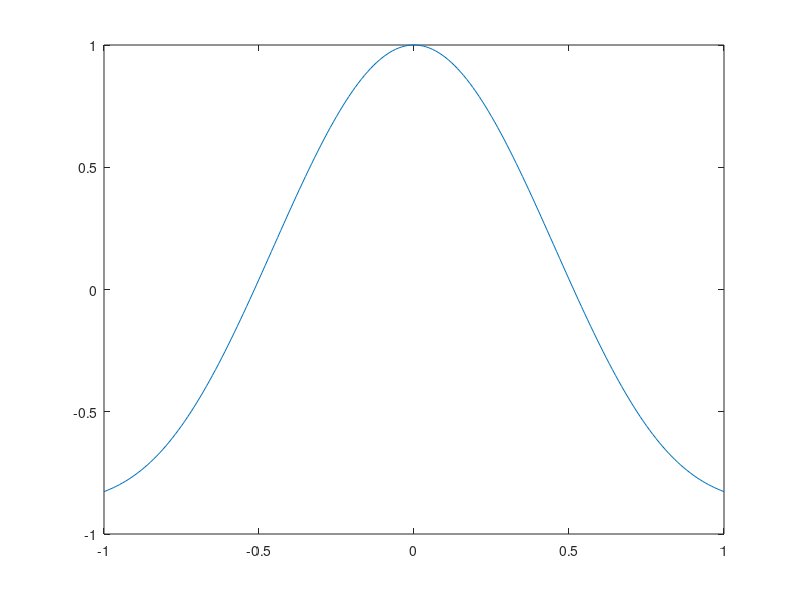

The MATLAB source for this figure: (Note: this script raises an error after producing the figure.)
clear
close all
clc

f = @(x) cos(2*x).^2 - x.^2;

% Punto 1

plot(-1:0.01:1, f(-1:0.01:1))
yline(0)
grid on
legend('f')

% Punto 2

% phi(x) = x + A * f(x)
% |phi'(alpha1)|<1
% -1 < 1 + A * f'(alpha1) < 1
% -2 < A * f'(alpha1) < 0
% per alpha1>0 so che derivata prima è minore di zero!
% 0 < A < -2/f'(alpha1)

% Punto 3

A = 0.1;
x0 = 0.1;
toll = 1e-10;
nmax = 1000;

phi = @(x) x + A * f(x);
[xVect, iter] = ptofis(x0, phi, nmax, toll);

% stima numerica a posteriori di possibili valori per A

df = matlabFunction(diff(str2sym(func2str(f))));
-2/df(xVect(end));

% 0 < A < -2/f'(alpha1)
% 0 < A < 0.7154

% Punto 4

[p,c] = stimap(xVect);

% Punto 5

% Convergente secondo ordine: condizione necessaria: phi'(alpha1)=0
% Aopt = -2/f'(alpha1)

d2f = matlabFunction(diff(diff(str2sym(func2str(f)))));
d2f(xVect(end)) % 1.7575 ~= 0 quindi converfenza ordine 2

Aopt = -2/df(xVect(end));

% Punto 6

phiN = @(x) x - f(x) / df(x);
x0Vect = -1:0.01:1;
xSol = [];

for x0 = x0Vect
    [xVectN, iterN] = ptofis(x0, phiN, nmax, toll);
    xSol = [xSol xVectN(end)];
end

figure
plot(x0Vect, xSol)
grid on

% Per convergere ad alpha1>0 x0 in [0.12; 0.88]
